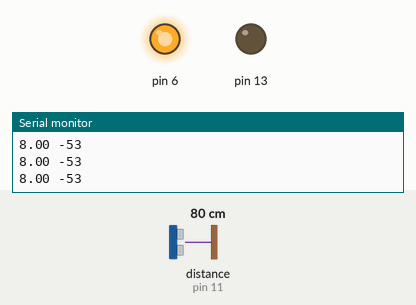
Bench run of a sketch on a simulated Arduino Uno, built with avr-gcc and run on an emulated ATmega328P. Shown: output pins drawn as LEDs (lit = HIGH), the last lines printed to the serial monitor. Wiring (inferred from the names in the program): ultrasonic range finder: trigger pin 12; echo pin 11. Inputs (shaded band) come from the test bench; at power-on: distance to the obstacle (sensor on pin 11) 80 cm. The echo pulse lasts 58.3 µs per cm; pins used as bus, display or sensor lines are not drawn.

Above: at 1.2 s.
1.3 s: distance to the obstacle (sensor on pin 11) set to 27 cm
2.8 s: distance to the obstacle (sensor on pin 11) set to 23 cm
At 3.05 s:
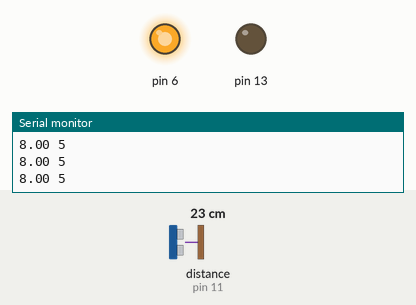
5.8 s: distance to the obstacle (sensor on pin 11) set to 2 cm
At 6.6 s:
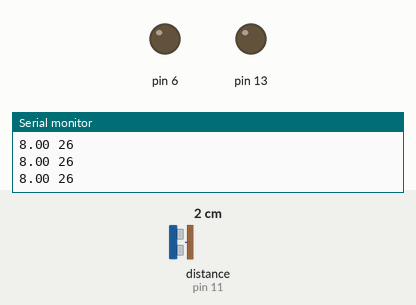
7.3 s: distance to the obstacle (sensor on pin 11) set to 35 cm
At 7.8 s:
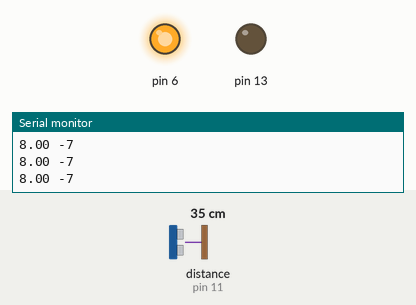
10.3 s: distance to the obstacle (sensor on pin 11) set to 4 cm
At 11.4 s:
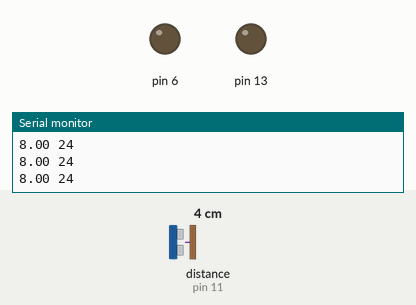
Timing chart, 0 to 12.8 s (numbered marks = the images above; inputs shaded):
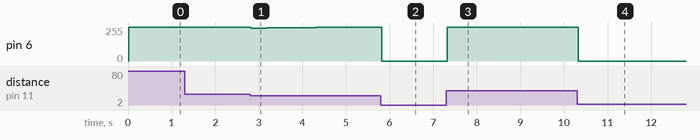

Measured:
- after the input at 2.8 s, pin 6: 255/255 → 246/255 at once, → 247/255 0.10 s later, → 248/255 0.27 s later, → 249/255 0.28 s later, … (10 changes in this stretch)
- after the input at 5.8 s, pin 6: 255/255 → 0/255 at once
- after the input at 7.3 s, pin 6: 0/255 → 255/255 at once
- after the input at 10.3 s, pin 6: 255/255 → 0/255 at once

The sketch:

levitador.ino
```cpp
const int pinecho = 11;
const int pintrigger = 12;

// VARIABLES PARA CALCULOS
unsigned int tiempo, distancia;
volatile unsigned long tiempoAnterior;
volatile double dT;

// VARIABLES DE CONTROL
double kp=30;
double ref=8;
double error=0;
double ki=0.02;
double errorSuma=0;
double kd=20;
double errorAnt=0;
double errorDer=0;

void setup() {
  // PREPARAR LA COMUNICACION SERIAL
  Serial.begin(4800); // CONFIGURAR PINES DE ENTRADA Y SALIDA
  pinMode(pinecho, INPUT);
  pinMode(pintrigger, OUTPUT);
  pinMode(13, OUTPUT);
  tiempoAnterior=0;
}

void loop() {

  unsigned long tiempoActual;
  tiempoActual=millis();
  dT=(double)(tiempoActual-tiempoAnterior);

  if(dT>=10){

    digitalWrite(pintrigger,HIGH);
    delayMicroseconds(2);
    digitalWrite(pintrigger,LOW);
    tiempo= pulseIn(pinecho,HIGH);
    long distancia=tiempo/58;
    distancia=27-distancia;
    error=ref-distancia;
    errorDer=error-errorAnt;
    errorSuma += (ki*error);
    double U=kp*error+(errorSuma)+kd*errorDer;

    if (U>255){
      U=255;
    }
    if (U<0){
      U=0;
    }
    Serial.print(ref);
    Serial.print(' ');
    Serial.println(distancia);
    analogWrite(6,floor(U));
    tiempoAnterior=tiempoActual;
  }
}
```
